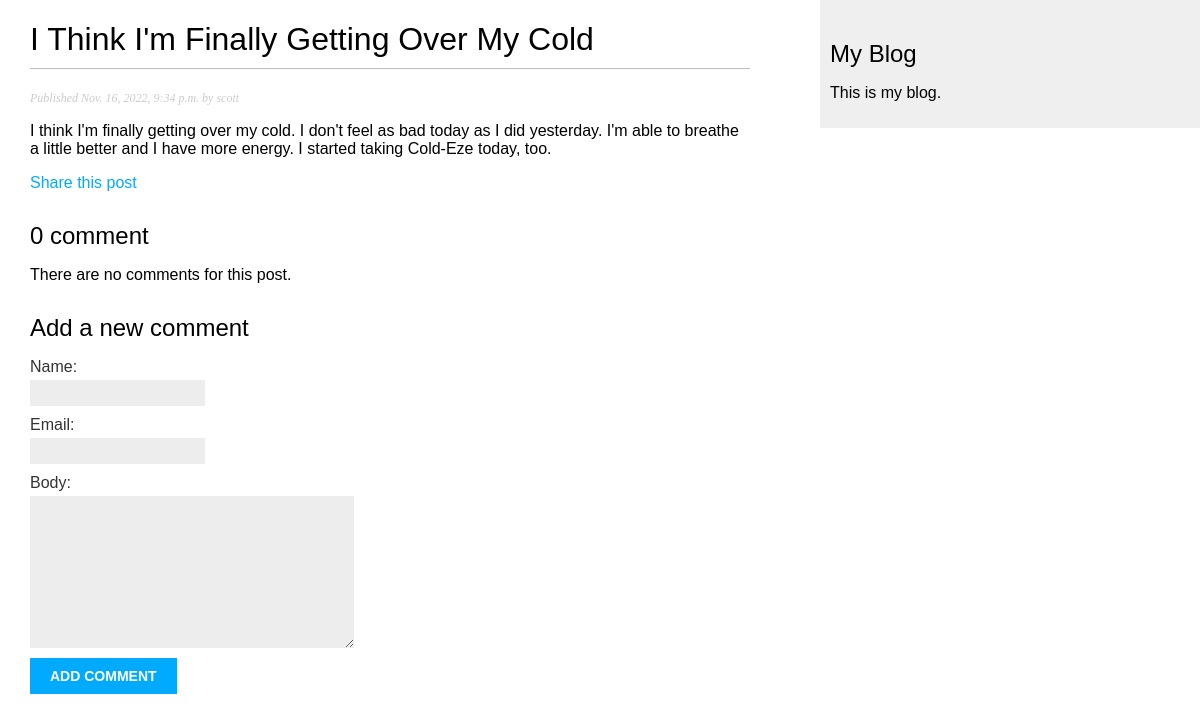
Screenshot of /blog/2022/11/16/i-think-im-finally-getting-over-my-cold/ with the database file from the repository.
### blog/models.py (models this page shows, shortened)
class Post(models.Model):
    class Status(models.TextChoices):
        DRAFT = 'DF', 'Draft'
        PUBLISHED = 'PB', 'Published'
    title = models.CharField(max_length=250)
    slug = models.SlugField(max_length=250, unique_for_date='publish')
    author = models.ForeignKey(User,
                                on_delete=models.CASCADE,
                                related_name='blog_posts')
    body = models.TextField()
    publish = models.DateTimeField(default=timezone.now)
    created = models.DateTimeField(auto_now_add=True)
    update = models.DateTimeField(auto_now=True)
    status = models.CharField(max_length=2,
                                choices=Status.choices,
                                default=Status.DRAFT)
    objects = models.Manager()    # The default model manager
    published = PublishedManager()  # Our custom model manager
    class Meta:
        ordering = ['-publish']
        indexes = [
            models.Index(fields=['-publish']),
        ]

### blog/views.py (the view)
def post_detail(request, year, month, day, post):
    post = get_object_or_404(Post,
                                status=Post.Status.PUBLISHED,
                                slug=post,
                                publish__year=year,
                                publish__month=month,
                                publish__day=day)
    comments = post.comments.filter(active=True)
    form = CommentForm()
    return render(request,
                  'blog/post/detail.html',
                  {'post': post,
                   'comments': comments,
                   'form': form})

### blog/forms.py
class CommentForm(forms.ModelForm):
    class Meta:
        model = Comment
        fields = ['name', 'email', 'body']

### blog/templates/blog/post/detail.html (shortened to what this page needs)
{% extends "blog/base.html"  %}
{% block content %}
    <h1>{{ post.title }}</h1>
    <p class="date">
        Published {{ post.publish }} by {{ post.author }}
    </p>
    {{ post.body|linebreaks }}
    <p>
        <a href="{% url "blog:post_share" post.id %}">Share this post</a>
    </p>
    {% with comments.count as total_comments %}
        <h2>
            {{ total_comments }} comment{{ total_comment|pluralize }}
        </h2>
    {% endwith %}
    {% for comment in comments %}
        <div class="comment">
            <p class="info">
                Comment {{ forloop.counter }} by {{ comment.name }}
                {{ comment.created }}
            </p>
            {{ comment.body|linebreaks }}
        </div>
    {% empty %}
        <p>There are no comments for this post.</p>
    {% endfor %}
    {% include "blog/post/includes/comment_form.html" %}
{% endblock %}

### blog/static/css/blog.css (style rules this page uses)
body { margin:0; padding:0; font-family:helvetica, sans-serif; }
a { color:#00abff; text-decoration:none; }
h1 { font-weight:normal; border-bottom:1px solid #bbb; padding:0 0 10px 0; }
h2 { font-weight:normal; margin:30px 0 0; }
p.date { color:#ccc; font-family: georgia, serif; font-size: 12px; font-style: italic; }
label { float:left; clear:both; color:#333; margin-bottom:4px; }
input, textarea { clear:both; float:left; margin:0 0 10px; background:#ededed; border:0; padding:6px 10px; font-size:12px; }

### rows the page displays
Post: title "I Think I'm Finally Getting Over My Cold", publish "Nov. 16, 2022, 9:34 p.m.", author "scott", body "I think I'm finally getting over my cold. I don't feel as bad today as I did yesterday. I'm able to breathe a little better and I have more energy. I started taking Cold-Eze today, too."

### other values shown
{{ total_comments }} "0"
